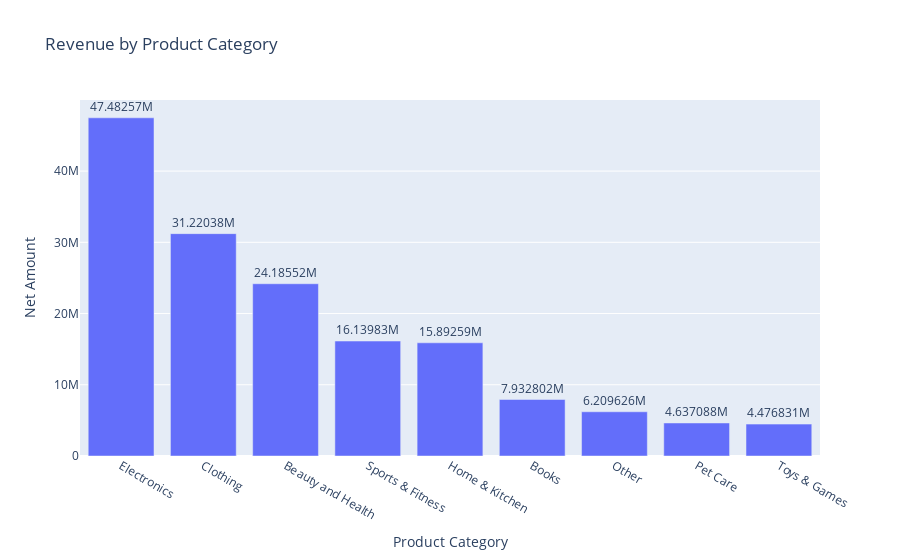

Here is the notebook cell this chart was saved with:
### Code cell
# Revenue by Product Category
category_Rev = df.groupby('Product Category')['Net Amount'].sum().reset_index().sort_values(by='Net Amount',ascending=False)
fig4 = px.bar(category_Rev, x='Product Category', y='Net Amount', title = 'Revenue by Product Category')
fig4.update_traces(texttemplate='%{y}',textposition='outside')
fig4.update_layout(height=600)
fig4.show()

### Figure 1 — Plotly figure (JSON) as saved in the notebook; plotly's stock layout.template omitted (floating-point values rounded to 4 significant figures)
{"data": [{"hovertemplate": "Product Category=%{x}<br>Net Amount=%{y}<extra></extra>", "legendgroup": "", "marker": {"color": "#636efa", "pattern": {"shape": ""}}, "name": "", "orientation": "v", "showlegend": false, "textposition": "outside", "texttemplate": "%{y}", "type": "bar", "x": ["Electronics", "Clothing", "Beauty and Health", "Sports & Fitness", "Home & Kitchen", "Books", "Other", "Pet Care", "Toys & Games"], "xaxis": "x", "y": [47480000.0, 31220000.0, 24190000.0, 16140000.0, 15890000.0, 7933000.0, 6210000.0, 4637000.0, 4477000.0], "yaxis": "y"}], "layout": {"autosize": true, "barmode": "relative", "legend": {"tracegroupgap": 0}, "title": {"text": "Revenue by Product Category"}, "xaxis": {"anchor": "y", "autorange": true, "domain": [0, 1], "range": [-0.5, 8.5], "title": {"text": "Product Category"}, "type": "category"}, "yaxis": {"anchor": "x", "autorange": true, "domain": [0, 1], "range": [0, 49980000.0], "title": {"text": "Net Amount"}, "type": "linear"}}}
